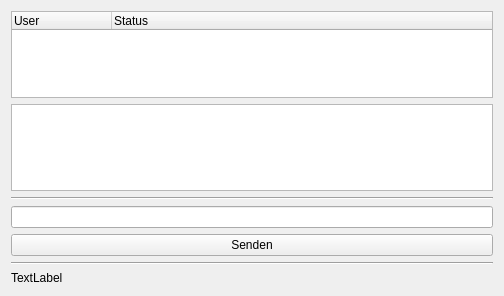
<?xml version="1.0" encoding="UTF-8"?>
<ui version="4.0">
 <class>Form</class>
 <widget class="QWidget" name="Form">
  <property name="geometry">
   <rect>
    <x>0</x>
    <y>0</y>
    <width>504</width>
    <height>296</height>
   </rect>
  </property>
  <property name="windowTitle">
   <string>Form</string>
  </property>
  <layout class="QVBoxLayout" name="verticalLayout">
   <item>
    <widget class="QTreeWidget" name="treeWidget">
     <column>
      <property name="text">
       <string>User</string>
      </property>
     </column>
     <column>
      <property name="text">
       <string>Status</string>
      </property>
     </column>
    </widget>
   </item>
   <item>
    <widget class="QPlainTextEdit" name="plainTextEdit">
     <property name="readOnly">
      <bool>true</bool>
     </property>
    </widget>
   </item>
   <item>
    <widget class="Line" name="line">
     <property name="orientation">
      <enum>Qt::Horizontal</enum>
     </property>
    </widget>
   </item>
   <item>
    <widget class="QLineEdit" name="lineEdit"/>
   </item>
   <item>
    <widget class="QPushButton" name="pushButton">
     <property name="text">
      <string>Senden</string>
     </property>
    </widget>
   </item>
   <item>
    <widget class="Line" name="line_2">
     <property name="orientation">
      <enum>Qt::Horizontal</enum>
     </property>
    </widget>
   </item>
   <item>
    <widget class="QLabel" name="label">
     <property name="text">
      <string>TextLabel</string>
     </property>
    </widget>
   </item>
  </layout>
 </widget>
 <resources/>
 <connections/>
</ui>
